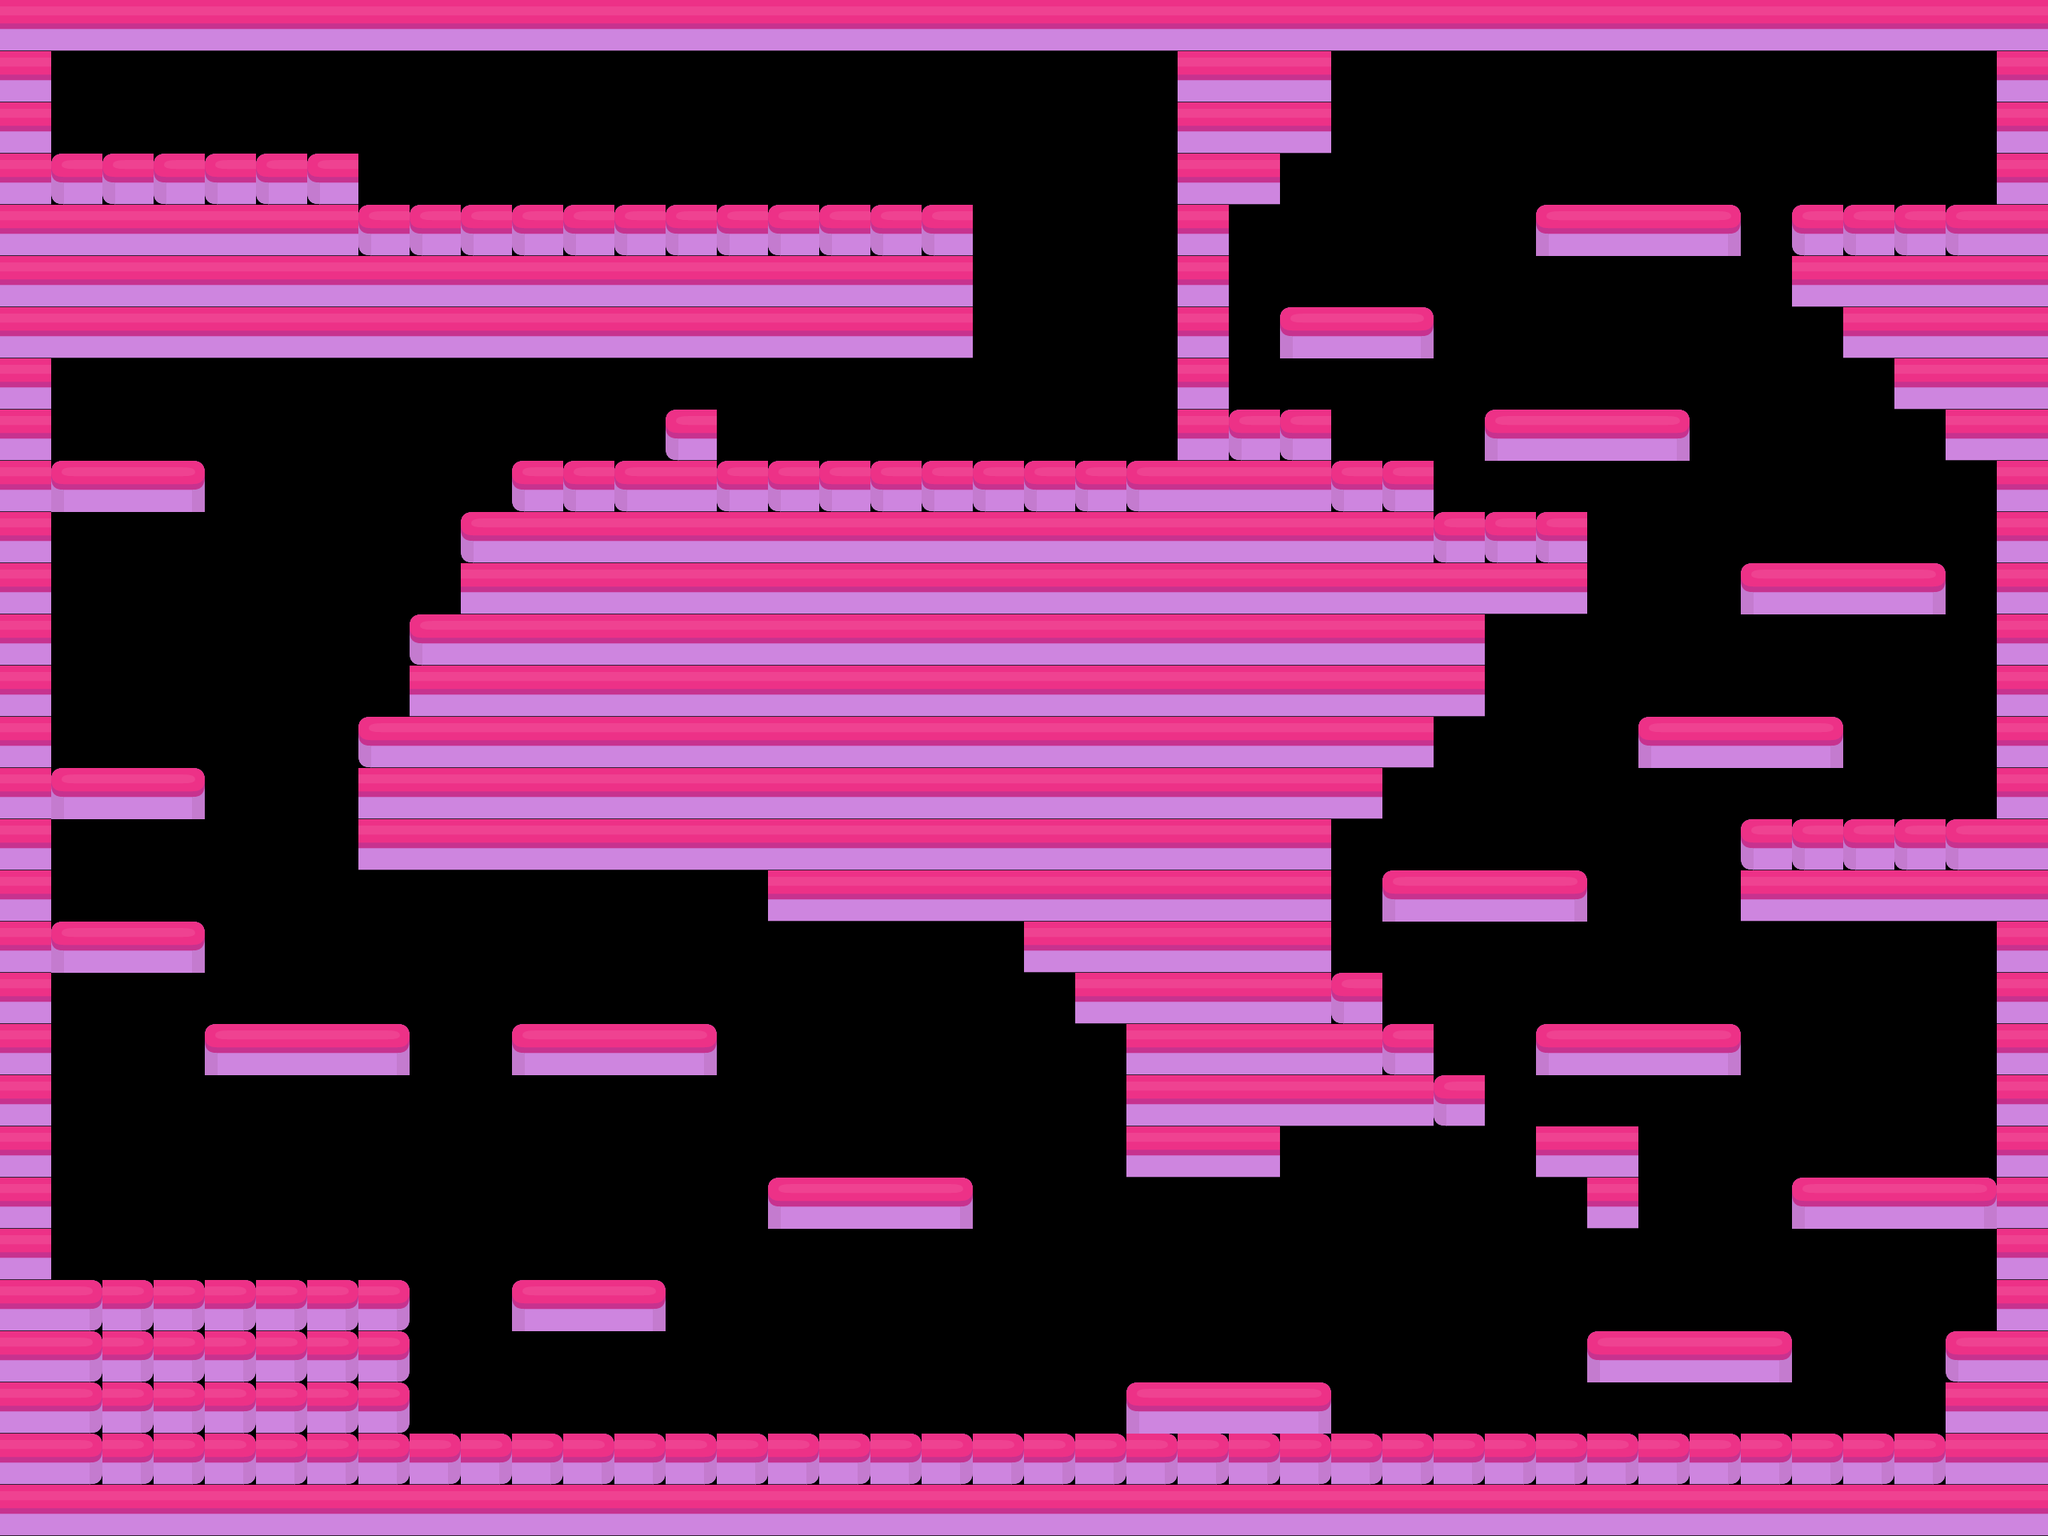

The image is a tile-based game level rendered from a .tmx file. Its description and complete source (layers, tilesets, objects, tile grids) follow:
An orthogonal 40x30 tile map with 64x64 px tiles, 1 tile layer (Tile Layer 1) and 13 objects (11x Enemy, Player, Finish).

<map version="1.10" tiledversion="1.10.2" orientation="orthogonal" renderorder="right-down" width="40" height="30" tilewidth="64" tileheight="64" infinite="0" nextlayerid="5" nextobjectid="31">
 <tileset firstgid="1" source="Tileset.tsx" />
 <layer id="1" name="Tile Layer 1" width="40" height="30">
  <data encoding="csv">
2,2,2,2,2,2,2,2,2,2,2,2,2,2,2,2,2,2,2,2,2,2,2,2,2,2,2,2,2,2,2,2,2,2,2,2,2,2,2,2,
2,0,0,0,0,0,0,0,0,0,0,0,0,0,0,0,0,0,0,0,0,0,0,2,2,2,0,0,0,0,0,0,0,0,0,0,0,0,0,2,
2,0,0,0,0,0,0,0,0,0,0,0,0,0,0,0,0,0,0,0,0,0,0,2,2,2,0,0,0,0,0,0,0,0,0,0,0,0,0,2,
2,1,1,1,1,1,1,0,0,0,0,0,0,0,0,0,0,0,0,0,0,0,0,2,2,0,0,0,0,0,0,0,0,0,0,0,0,0,0,2,
2,2,2,2,2,2,2,1,1,1,1,1,1,1,1,1,1,1,1,0,0,0,0,2,0,0,0,0,0,0,4,5,5,6,0,1,1,1,1,2,
2,2,2,2,2,2,2,2,2,2,2,2,2,2,2,2,2,2,2,0,0,0,0,2,0,0,0,0,0,0,0,0,0,0,0,2,2,2,2,2,
2,2,2,2,2,2,2,2,2,2,2,2,2,2,2,2,2,2,2,0,0,0,0,2,0,4,5,6,0,0,0,0,0,0,0,0,2,2,2,2,
2,0,0,0,0,0,0,0,0,0,0,0,0,0,0,0,0,0,0,0,0,0,0,2,0,0,0,0,0,0,0,0,0,0,0,0,0,2,2,2,
2,0,0,0,0,0,0,0,0,0,0,0,0,1,0,0,0,0,0,0,0,0,0,2,1,1,0,0,0,4,5,5,6,0,0,0,0,0,2,2,
2,4,5,6,0,0,0,0,0,0,1,1,1,2,1,1,1,1,1,1,1,1,1,2,2,2,1,1,0,0,0,0,0,0,0,0,0,0,0,2,
2,0,0,0,0,0,0,0,0,1,2,2,2,2,2,2,2,2,2,2,2,2,2,2,2,2,2,2,1,1,1,0,0,0,0,0,0,0,0,2,
2,0,0,0,0,0,0,0,0,2,2,2,2,2,2,2,2,2,2,2,2,2,2,2,2,2,2,2,2,2,2,0,0,0,4,5,5,6,0,2,
2,0,0,0,0,0,0,0,1,2,2,2,2,2,2,2,2,2,2,2,2,2,2,2,2,2,2,2,2,0,0,0,0,0,0,0,0,0,0,2,
2,0,0,0,0,0,0,0,2,2,2,2,2,2,2,2,2,2,2,2,2,2,2,2,2,2,2,2,2,0,0,0,0,0,0,0,0,0,0,2,
2,0,0,0,0,0,0,1,2,2,2,2,2,2,2,2,2,2,2,2,2,2,2,2,2,2,2,2,0,0,0,0,4,5,5,6,0,0,0,2,
2,4,5,6,0,0,0,2,2,2,2,2,2,2,2,2,2,2,2,2,2,2,2,2,2,2,2,0,0,0,0,0,0,0,0,0,0,0,0,2,
2,0,0,0,0,0,0,2,2,2,2,2,2,2,2,2,2,2,2,2,2,2,2,2,2,2,0,0,0,0,0,0,0,0,1,1,1,1,1,2,
2,0,0,0,0,0,0,0,0,0,0,0,0,0,0,2,2,2,2,2,2,2,2,2,2,2,0,4,5,5,6,0,0,0,2,2,2,2,2,2,
2,4,5,6,0,0,0,0,0,0,0,0,0,0,0,0,0,0,0,0,2,2,2,2,2,2,0,0,0,0,0,0,0,0,0,0,0,0,0,2,
2,0,0,0,0,0,0,0,0,0,0,0,0,0,0,0,0,0,0,0,0,2,2,2,2,2,1,0,0,0,0,0,0,0,0,0,0,0,0,2,
2,0,0,0,4,5,5,6,0,0,4,5,5,6,0,0,0,0,0,0,0,0,2,2,2,2,2,1,0,0,4,5,5,6,0,0,0,0,0,2,
2,0,0,0,0,0,0,0,0,0,0,0,0,0,0,0,0,0,0,0,0,0,2,2,2,2,2,2,1,0,0,0,0,0,0,0,0,0,0,2,
2,0,0,0,0,0,0,0,0,0,0,0,0,0,0,0,0,0,0,0,0,0,2,2,2,0,0,0,0,0,2,2,0,0,0,0,0,0,0,2,
2,0,0,0,0,0,0,0,0,0,0,0,0,0,0,4,5,5,6,0,0,0,0,0,0,0,0,0,0,0,0,2,0,0,0,4,5,5,6,2,
2,0,0,0,0,0,0,0,0,0,0,0,0,0,0,0,0,0,0,0,0,0,0,0,0,0,0,0,0,0,0,0,0,0,0,0,0,0,0,2,
2,3,3,3,3,3,3,3,0,0,4,5,6,0,0,0,0,0,0,0,0,0,0,0,0,0,0,0,0,0,0,0,0,0,0,0,0,0,0,2,
2,3,3,3,3,3,3,3,0,0,0,0,0,0,0,0,0,0,0,0,0,0,0,0,0,0,0,0,0,0,0,4,5,5,6,0,0,0,1,2,
2,3,3,3,3,3,3,3,0,0,0,0,0,0,0,0,0,0,0,0,0,0,4,5,5,6,0,0,0,0,0,0,0,0,0,0,0,0,2,2,
2,3,3,3,3,3,3,3,3,3,3,3,3,3,3,3,3,3,3,3,3,3,3,3,3,3,3,3,3,3,3,3,3,3,3,3,3,3,2,2,
2,2,2,2,2,2,2,2,2,2,2,2,2,2,2,2,2,2,2,2,2,2,2,2,2,2,2,2,2,2,2,2,2,2,2,2,2,2,2,2
</data>
 </layer>
 <objectgroup id="2" name="Object">
  <object id="4" name="Player" x="190.444" y="131.192" width="94" height="34" />
  <object id="14" name="Enemy" x="2391.96" y="1421.05" width="28.169" height="30.9859" />
  <object id="17" name="Enemy" x="103.561" y="526" width="29.5775" height="33.8028" />
  <object id="18" name="Enemy" x="105.91" y="1103.85" width="29.5775" height="33.8028" />
  <object id="19" name="Enemy" x="795.712" y="216.221" width="29.5775" height="33.8028" />
  <object id="22" name="Enemy" x="715.128" y="525.665" width="29.5775" height="33.8028" />
  <object id="25" name="Enemy" x="721.574" y="1550.7" width="29.5775" height="33.8028" />
  <object id="26" name="Enemy" x="1585.44" y="1676.41" width="29.5775" height="33.8028" />
  <object id="27" name="Enemy" x="2159.2" y="1621.61" width="29.5775" height="33.8028" />
  <object id="28" name="Enemy" x="2426.74" y="980.16" width="29.5775" height="33.8028" />
  <object id="30" name="Enemy" x="2101.18" y="216.221" width="29.5775" height="33.8028" />
  <object id="20" name="Enemy" x="1618.67" y="329.914" width="29.5775" height="33.8028" />
  <object id="21" name="Finish" x="2369.14" y="186.94" width="30.9859" height="32.3944" />
 </objectgroup>
</map>